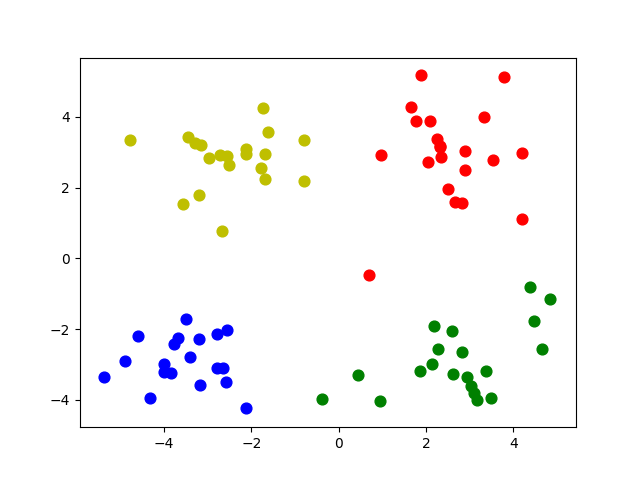

Source code (Python):
# -*- coding: utf-8 -*-
#
# Copyright © dawnranger.
#
# 2018-04-17 11:30 <dawnranger123@gmail.com>
#
# Distributed under terms of the MIT license.

from __future__ import division, print_function
import matplotlib.pyplot as plt
import numpy as np
from numpy.linalg import inv
import random


def gmm(X, K):
    threshold = 1e-7
    N, D = np.shape(X)
    centroids = np.array(random.sample(X, K))
    pMiu, pPi, pSigma = init_params(centroids, K, X, N, D)
    Lprev = -np.inf
    iters = 0
    while True:
        # Estiamtion Step
        Px = gaussian_prob(X, N, K, pMiu, pSigma, threshold, D)
        pGamma = Px * pPi
        pGamma = pGamma / np.sum(pGamma, axis=1, keepdims=True)
        # Maximization Step
        Nk = np.sum(pGamma, axis=0, keepdims=True)
        pMiu = pGamma.T.dot(X) / Nk.T
        pPi = Nk / N
        for kk in range(K):
            Xshift = X - pMiu[kk]
            pSigma[:, :, kk] = (Xshift.T * pGamma[:, kk].T).dot(Xshift) / Nk[0][kk]

        # check for convergence
        L = np.log(Px.dot(pPi.T)).sum()   # likelihood function
        print("iter {}: loss={:.6f}".format(iters, -L))
        iters+=1
        if L-Lprev < threshold:
            break
        Lprev = L

    return Px


def distance(X, centroids):
    """
    distance from data to every centroids
    return a N*K matrix.
    """
    Y = centroids
    n = len(X)
    m = len(Y)
    xx = np.sum(X*X, axis=1, keepdims=True)
    yy = np.sum(Y*Y, axis=1, keepdims=True)
    xy = X.dot(Y.T)
    return np.tile(xx, (1, m)) + np.tile(yy, (1, n)).T-2*xy


def init_params(centroids, K, X, N, D):
    """
    initiate parameters miu, pi, sigma:
        miu: random sample K points from data
        pi: percentage of points in every cluster
        sigma: covariance matrix of every cluster
    """

    pMiu = centroids
    pPi = np.zeros((1, K))
    pSigma = np.zeros((D, D, K))

    distmat = distance(X, centroids)
    labels = np.argmin(distmat, axis=1)

    for k in range(K):
        Xk = X[labels == k]
        pPi[0][k] = float(Xk.shape[0]) / N  
        pSigma[:, :, k] = np.cov(Xk.T)
    return pMiu, pPi, pSigma


def gaussian_prob(X, N, K, pMiu, pSigma, threshold, D):
    """
    compute N(X|mu_k, sigma_k)
    """
    Px = np.zeros((N, K))
    for k in range(K):
        Xshift = X - np.tile(pMiu[k], (N, 1))
        # add perturbation to covariance matrix in case of insufficient data
        inv_pSigma = inv(pSigma[:, :, k]) + threshold*np.identity(D) 
        tmp = np.sum(np.dot(Xshift, inv_pSigma) * Xshift, axis=1)
        coef = (2*np.pi)**(-D/2) * np.sqrt(np.linalg.det(inv_pSigma))
        Px[:, k] = coef * np.exp(-0.5 * tmp)
    return Px


def test():
    X = np.loadtxt('data/testSet.txt')
    ppx = gmm(X, 4)
    index = np.argmax(ppx, axis=1)
    plt.figure()
    plt.scatter(X[index == 0][:, 0], X[index == 0][:, 1], s=60, c=u'r', marker=u'o')
    plt.scatter(X[index == 1][:, 0], X[index == 1][:, 1], s=60, c=u'b', marker=u'o')
    plt.scatter(X[index == 2][:, 0], X[index == 2][:, 1], s=60, c=u'y', marker=u'o')
    plt.scatter(X[index == 3][:, 0], X[index == 3][:, 1], s=60, c=u'g', marker=u'o')
    plt.show()


if __name__ == '__main__':
    test()
